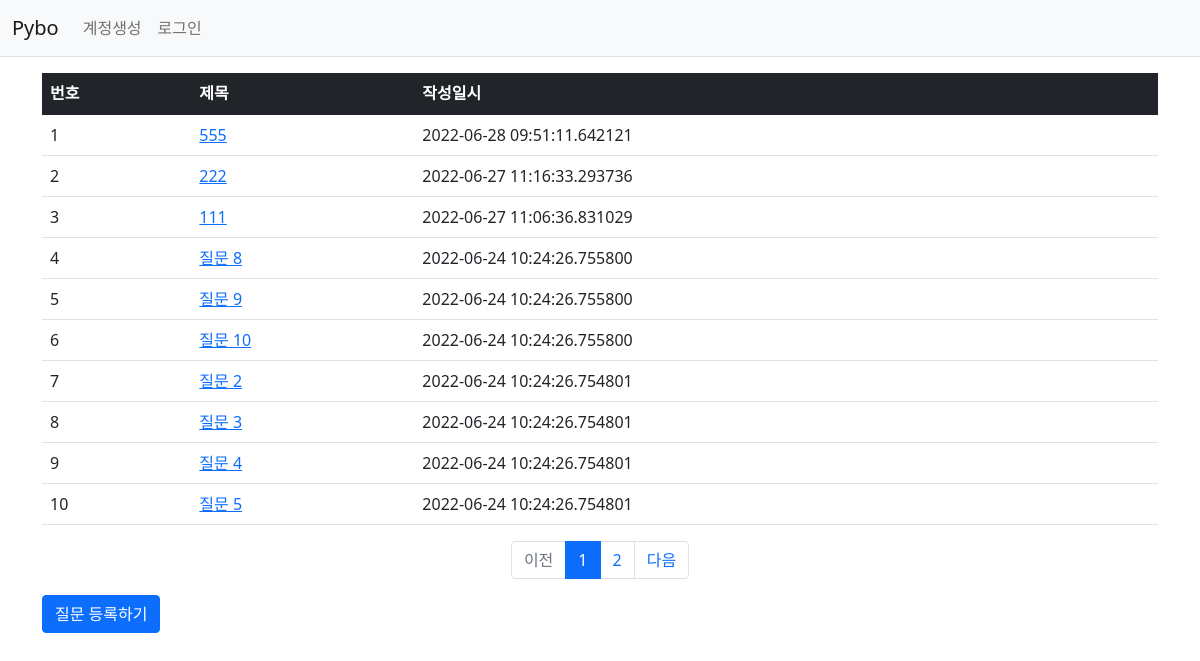
Page /question/list/ on the committed database.
### pybo/models.py (models this page shows)
class Question(db.Model):
    id = db.Column(db.Integer , primary_key=True)
    subject = db.Column(db.String(200) , nullable=False)
    content = db.Column(db.Text(),nullable=False)
    create_date = db.Column(db.DateTime(),nullable=False)

### pybo/views/question_views.py (the view)
@bp.route('/list/')
def questionlist():
    page = request.args.get('page',type=int,default=1)
    question_list = Question.query.order_by(Question.create_date.desc())
    question_list = question_list.paginate(page,per_page=10)
    return render_template('question/question_list.html', question_list=question_list)

### pybo/views/auth_views.py (called while the page is built)
@bp.before_app_request
def load_logged_in_user():
    user_id = session.get('user_id')
    if user_id is None:
        g.user = None
    else:
        g.user = User.query.get(user_id)

### pybo/templates/question/question_list.html
{% extends 'base.html' %}
{% block content %}
<div class="container my-3">
    <table class="table">
        <thead>
        <tr class="table-dark">
            <th>번호</th>
            <th>제목</th>
            <th>작성일시</th>
        </tr>
        </thead>
        <tbody>
            {% if question_list %}
                {% for question in question_list.items %}
                    <tr>
                        <td>{{ loop.index }}</td>
                        <td><a href="{{ url_for('question.detail' , question_id=question.id) }}">{{ question.subject }} </a></td>
                        <td>{{ question.create_date }}</td>
                    </tr>
                {% endfor %}
            {% endif %}
        </tbody>
    </table>
    <ul class="pagination justify-content-center">
        {% if question_list.has_prev %}
        <li class="page-item">
            <a class="page-link" href="?page={{ question_list.prev_num }}">이전</a>
        </li>
        {% else %}
        <li class="page-item disabled">
            <a class="page-link" tabindex="-1" aria-disabled="true" href="javascript:void(0)">이전</a>
        </li>
        {% endif %}
        {% for page_num in question_list.iter_pages() %}
        {% if page_num %}
        {% if page_num != question_list.page %}
        <li class="page-item">
            <a class="page-link" href="?page={{ page_num }}">{{ page_num }}</a>
        </li>
        {% else %}
        <li class="page-item active" aria-current="page">
            <a class="page-link" href="javascript:void(0)">{{ page_num }}</a>
        </li>
        {% endif %}
        {% else %}
        <li class="disabled">
            <a class="page-link" href="javascript:void(0)">...</a>
        </li>
        {% endif %}
        {% endfor %}
        {% if question_list.has_next %}
        <li class="page-item">
            <a class="page-link" href="?page={{ question_list.next_num }}">다음</a>
        </li>
        {% else %}
        <li class="page-item disabled">
            <a class="page-link" tabindex="-1" aria-disabled="true" href="javascript:void(0)">다음</a>
        </li>
        {% endif %}
    </ul>
    <a href="{{ url_for('question.create') }}" class="btn btn-primary">질문 등록하기</a>
</div>
{% endblock %}

### pybo/templates/base.html (shortened to what this page needs)
<!doctype html>
<html lang="ko">
<head>
    <link rel="stylesheet" href="{{ url_for('static', filename='bootstrap.min.css') }}">
</head>
<body>
<nav class="navbar navbar-expand-lg navbar-light bg-light border-bottom">
    <div class="container-fluid">
        <a class="navbar-brand" href="{{ url_for('main.index') }}">Pybo</a>
        <div class="collapse navbar-collapse" id="navbarSupportedContent">
            {% if g.user %}
            <ul class="navbar-nav">
                <li class="nav-item ">
                    <a class="nav-link" href="{{ url_for('auth.logout') }}">{{ g.user.username }} (로그아웃)</a>
                </li>
            </ul>
            {% else %}
            <ul class="navbar-nav me-auto mb-2 mb-lg-0">
                <li class="nav-item">
                    <a class="nav-link" href="{{ url_for('auth.signup') }}">계정생성</a>
                </li>
                <li class="nav-item">
                    <a class="nav-link" href="{{url_for('auth.login')}}">로그인</a>
                </li>
            </ul>
            {% endif %}
        </div>
    </div>
</nav>
{% block content %}
{% endblock %}
</body>
</html>

### rows in the picture
Question: subject "555", create_date "2022-06-28 09:51:11.642121"
Question: subject "222", create_date "2022-06-27 11:16:33.293736"
Question: subject "111", create_date "2022-06-27 11:06:36.831029"
Question: subject "질문 8", create_date "2022-06-24 10:24:26.755800"
Question: subject "질문 9", create_date "2022-06-24 10:24:26.755800"
Question: subject "질문 10", create_date "2022-06-24 10:24:26.755800"
Question: subject "질문 2", create_date "2022-06-24 10:24:26.754801"
Question: subject "질문 3", create_date "2022-06-24 10:24:26.754801"
Question: subject "질문 4", create_date "2022-06-24 10:24:26.754801"
Question: subject "질문 5", create_date "2022-06-24 10:24:26.754801"

### other values in the picture
{{ page_num }} "1"
{{ page_num }} "2"
